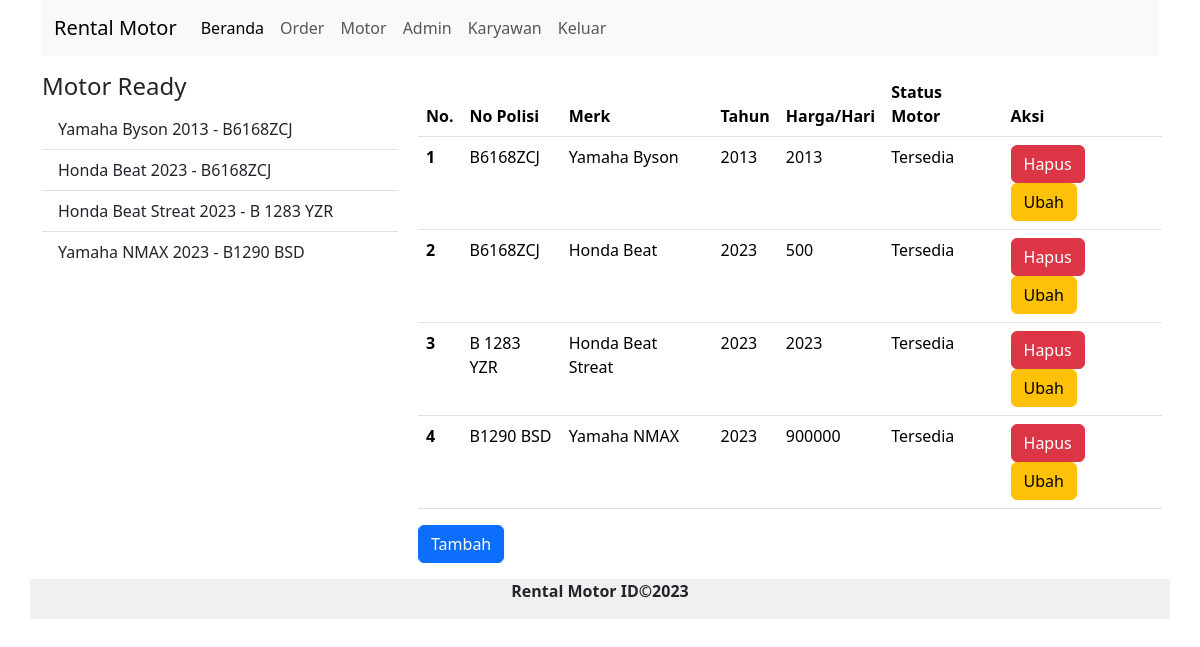
Screenshot of /index.php?x=motor (signed in) with the database file from the repository.
### tables this page shows
CREATE TABLE `motor` (
  `id_motor` int(11) NOT NULL,
  `no_polisi` varchar(12) NOT NULL,
  `merk` varchar(90) NOT NULL,
  `tahun` varchar(10) NOT NULL,
  `harga` double NOT NULL,
  `s_motor` varchar(20) NOT NULL
);

### index.php (the view, shortened to what this page needs)
<!doctype html>
<html lang="en">
<head>
  <link href="https://cdn.jsdelivr.net/npm/bootstrap@5.3.2/dist/css/bootstrap.min.css" rel="stylesheet"
>
</head>
<body>
  <?php
  include("konek.php");
  ?>
  <div class="container">
    <div class="row">
      <div class="col-md-12">
        <nav class="navbar navbar-expand-lg bg-body-tertiary">
          <div class="container-fluid">
            <a class="navbar-brand" href="#">Rental Motor</a>
            <div class="collapse navbar-collapse" id="navbarSupportedContent">
              <ul class="navbar-nav me-auto mb-2 mb-lg-0">
                <li class="nav-item">
                  <a class="nav-link active" aria-current="page" href="#">Beranda</a>
                </li>
                <li class="nav-item">
                  <a class="nav-link" href="?x=order">Order</a>
                </li>
                <li class="nav-item">
                  <a class="nav-link" href="?x=motor">Motor</a>
                </li>
                <li class="nav-item">
                  <a class="nav-link" href="?x=admin">Admin</a>
                </li>
                <li class="nav-item">
                  <a class="nav-link" href="?x=karyawan">Karyawan</a>
                </li>
                <li class="nav-item dropdown">
                <li class="nav-item">
                  <a class="nav-link" href="?x=keluar">Keluar</a>
                </li>
                </li>
              </ul>
            </div>
          </div>
        </nav>
      </div>
    </div>
    <div class="row mt-3">
      <div class="col-md-4">
        <h4>Motor Ready</h4>
        <ul class="list-group list-group-flush">
          <?Php
          $cari = mysqli_query($konek, "select * from motor where s_motor='Tersedia'");
          while ($data = mysqli_fetch_array($cari)) {
            ?>
            <li class="list-group-item">
              <?php echo $data['merk'] . " " . $data['tahun'] . " - " . $data['no_polisi'] ?>
            </li>
            <?php
          }
          ?>
        </ul>
      </div>
      <div class="col-md-8 px-2">
        <?php include("kontrol.php"); ?>
      </div>
    </div>
    <div class="row mt-3">
      <div class="col-md-12 " style="background-color: #f0f0f0;">
        <b>
          <p class="text-center">Rental Motor ID&copy;2023</p>
        </b>
      </div>
    </div>
  </div>
</body>
</html>

### motor/motor.php (shortened to what this page needs)
<!doctype html>
<html lang="en">
<head>
    <link href="https://cdn.jsdelivr.net/npm/bootstrap@5.3.2/dist/css/bootstrap.min.css" rel="stylesheet"
>
</head>
<body>
    <?php
    if ($_SESSION['level'] == "SUPER") {
        include("konek.php");
        $cari = mysqli_query($konek, "select * from motor") or die(mysqli_error());
        ?>
        <table class="table table-hover">
            <thead>
                <tr>
                    <th>No.</th>
                    <th>No Polisi</th>
                    <th>Merk</th>
                    <th>Tahun</th>
                    <th>Harga/Hari</th>
                    <th>Status Motor</th>
                    <th>Aksi</th>
                </tr>
            </thead>
            <tbody>
                <?php
                $no = 1;
                while ($data = mysqli_fetch_array($cari)) {
                    ?>
                    <tr>
                        <th scope="row">
                            <?php echo $no; ?>
                        </th>
                        <td>
                            <?php echo $data['no_polisi']; ?>
                        </td>
                        <td>
                            <?php echo $data['merk']; ?>
                        </td>
                        <td>
                            <?php echo $data['tahun']; ?>
                        </td>
                        <td>
                            <?php echo $data['harga']; ?>
                        </td>
                        <td>
                            <?php echo $data['s_motor']; ?>
                        </td>
                        <td>
                            <a href="?x=hmotor&id=<?php echo $data['id_motor']; ?>" class="btn btn-danger">Hapus</a>
                            <a href="?x=emotor&id=<?php echo $data['id_motor']; ?>" class="btn btn-warning">Ubah</a>
                        </td>
                    </tr>
                    <?php
                    $no++;
                }
                ?>
                <?php
    }
    ?>
        </tbody>
    </table>
    <a href="?x=tmotor" class="btn btn-primary">Tambah</a>
</body>
</html>

### rows the page displays
motor: merk "Yamaha Byson", tahun "2013", no_polisi "B6168ZCJ", harga "2013", s_motor "Tersedia"
motor: merk "Honda Beat", tahun "2023", no_polisi "B6168ZCJ", harga "500", s_motor "Tersedia"
motor: merk "Honda Beat Streat", tahun "2023", no_polisi "B 1283 YZR", harga "2023", s_motor "Tersedia"
motor: merk "Yamaha NMAX", tahun "2023", no_polisi "B1290 BSD", harga "900000", s_motor "Tersedia"
